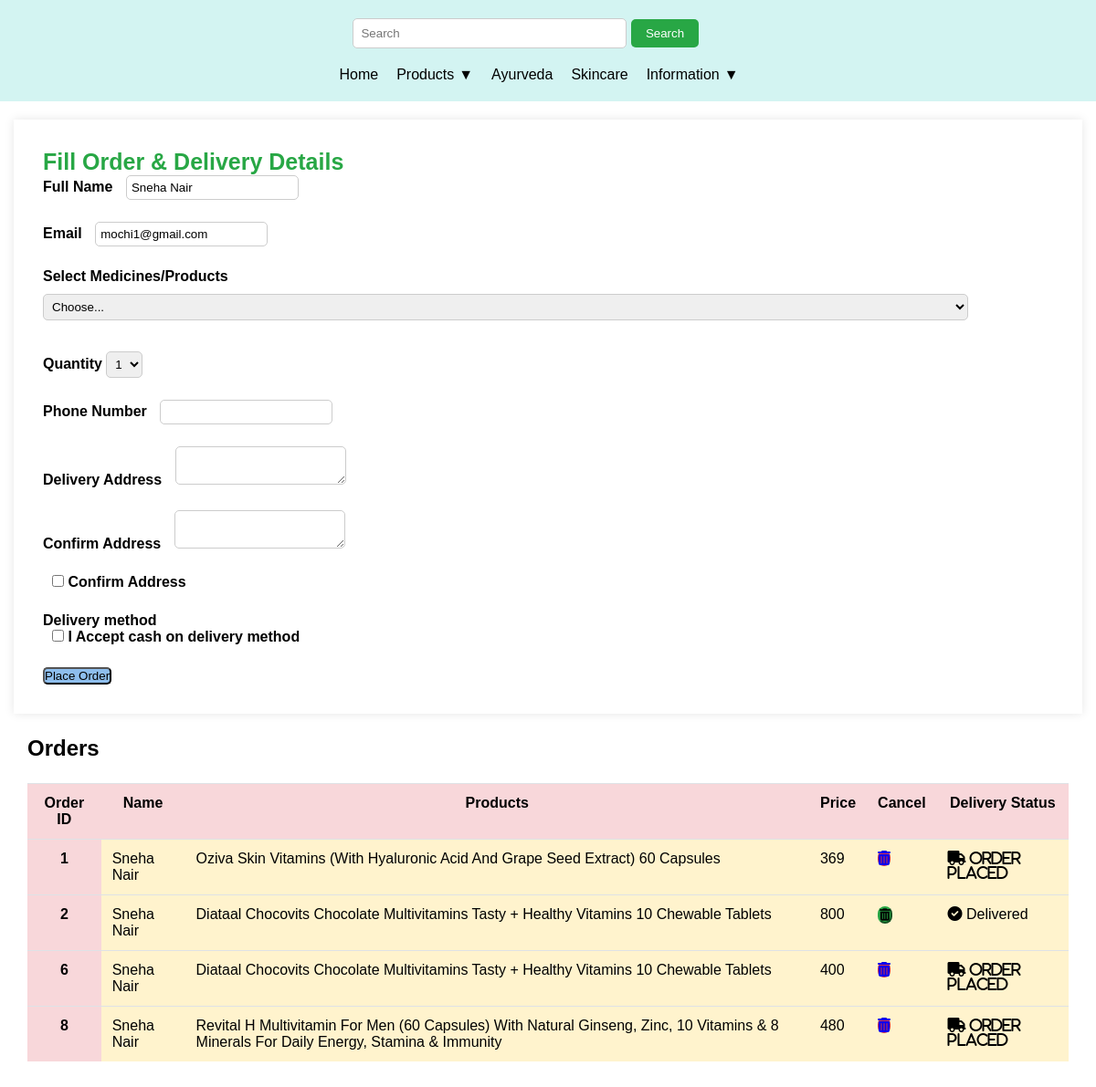
Page /orders (signed in) on the committed database.
### base/models.py (models this page shows, shortened)
class CustomUser(AbstractUser):
    phone_number = models.CharField(max_length=15, blank=True)
    birth_date = models.DateField(default=timezone.now)
    gender = models.CharField(max_length=10,default='')
    objects = CustomUserManager()

class MyOrders(models.Model):
    name=models.CharField(max_length=30)
    email=models.EmailField()
    items=models.CharField(max_length=1500)
    address=models.TextField()
    quantity=models.CharField(max_length=100)
    price=models.CharField(max_length=100)
    phone_num=models.CharField(max_length=10)
    delivery=models.BooleanField(default=False)
    pending=models.BooleanField(default=False)

### base/views.py (the view, shortened to what this page needs)
# urls.py: path("orders",views.myorders,name="myorders"),
def myorders(request):
    if not request.user.is_authenticated:
        messages.warning(request, "Please Login to place the Order....")
        return redirect("base:login")
    mymed = Medicines.objects.all()
    myprod = ProductItems.objects.all()
    myayur = Ayurveda.objects.all()
    current_user = request.user.username
    items = MyOrders.objects.filter(email=current_user)
    context = {"myprod": myprod, "mymed": mymed, "myayur": myayur, "items": items}
    return render(request, "orders.html", context)

### base/templates/orders.html (shortened to what this page needs)
{% extends "basehome.html" %}
{% block content %}
<link rel="stylesheet" href="https://cdnjs.cloudflare.com/ajax/libs/font-awesome/6.0.0-beta3/css/all.min.css">
<div class="row">
  <div class="col-md-4">
<div class="container mt-2">
  <div class="card bg-light p-4">
    <div class="card-body">
      <form action="/orders" method="post">
        <label class="title">Fill Order & Delivery Details</label>
        <div class="form-group">
          <label for="name">Full Name</label>
          <input
            type="text"
            id="name"
            name="name"
            class="form-control mb-3"
            placeholder="Enter Your Name"
            value="{{user.first_name}} {{user.last_name}}"
            required
          />
        </div>
        <div class="form-group">
          <label for="name">Email</label>
          <input
            type="text"
            id="email"
            name="email"
            class="form-control mb-3"
            value="{{user.username}}"
            required
          />
        </div>
        <div class="form-group">
            <label for="items">Select Medicines/Products</label>
            <select id="items" class="form-control" name="items">
              <option selected>Choose...</option>
            </select>
          </div>
        <div class="form-group">
            <label for="quantity">Quantity</label>
            <select id="quantity" class="form-control" name="quantity">
              <option selected>1</option>
            </select>
          </div>
          <div class="form-group">
            <label for="num">Phone Number</label>
            <input
              type="tel"
              id="num"
              name="num"
              class="form-control mb-3"
              pattern="[0-9]{3}[0-9]{3}[0-9]{4}"
              required
            />
          </div>
          <div class="form-group">
            <label for="address">Delivery Address</label>
            <textarea
              type="text"
              id="address"
              name="address"
              class="form-control mb-3"
              required
            /></textarea>
          </div>
          <div class="form-group">
            <label for="address">Confirm Address</label>
            <textarea
              type="text"
              id="address"
              name="address"
              class="form-control mb-3"
              required
            /></textarea>
          </div>
          <div class="form-group form-check">
            <input type="checkbox" class="form-check-input" id="exampleCheck1">
            <label class="form-check-label mb-2" for="exampleCheck1">Confirm Address</label>
          </div>
<h4>Delivery method</h4>
          <div class="form-group form-check">
            <input type="checkbox" class="form-check-input" id="exampleCheck1">
            <label class="form-check-label mb-2" for="exampleCheck1">I Accept cash on delivery method</label>
          </div>
          <div class="d-grid gap-2">
            <button class="btn btn-dark" type="submit">Place Order</button>
          </div>
      </form>
    </div>
  </div>
</div>
  </div>
  <div class="col-md-8">
    <div class="container mt-2">
      <h2 class="display-4">Orders</h2>
      <table class="table table-danger table-striped">
        <thead>
          <tr>
            <th scope="col">Order ID</th>
            <th scope="col">Name</th>
            <th scope="col">Products</th>
            <th scope="col">Price</th>
            <th scope="col">Cancel</th>
            <th scope="col">Delivery Status</th>
          </tr>
        </thead>
        <tbody>
          {% for item in items %}
          <tr>
            <th scope="row">{{item.id}}</th>
            <td>{{item.name}}</td>
            <td>{{item.items}}</td>
            <td>{{item.price}}</td>
            {% if item.delivery %}
            <td><button type="button" class="btn-success p-2"  href="/orders/{{item.id}}"><i class="fa-solid fa-trash-can"></i> </button></td>
            {% else %}
            <td><a type="button" class="btn-danger p-2" href="/orders/{{item.id}}"> <i class="fas fa-trash-alt"></i></a></td>
            {% endif %}
             {% if item.delivery %}
             <td><i class="fa-solid fa-circle-check"></i> Delivered</td>
             {% else %}
             <td> <i class="fa-solid fa-truck"> Order Placed</i></td>
             {% endif %}
            </tr>
          {% endfor %}
        </tbody>
      </table>
    </div>
  </div>
</div>
{% endblock %}

### base/static/sample.css (style rules this page uses)
* { margin: 0; padding: 0; box-sizing: border-box; }
html { font-size: 16px; font-family: 'Urbanist', sans-serif; }
h1, h2, h3, h4, h5, h6 { font-weight: 600; }
.container { max-width: 1200px; margin: 0 auto; padding: 0 15px; }
body { font-family: Arial, sans-serif; }
h2, h3 { margin: 1em 0; }

### base/templates/orders.html (style rules this page uses)
.container.mt-2 { margin-top: 20px; width: 100%; }
.card-body .title { font-size: 25px; font-weight: bold; color: #28a745; justify-content: center; }
.card.bg-light { box-shadow: 0 0 10px rgba(0, 0, 0, 0.1); }
.card.bg-light .card-body { padding: 2rem; }
.form-group { margin-bottom: 1.5rem; }
.form-group label { font-weight: bold; }
.col-md-8 { padding-left: 15px; padding-right: 15px; }
.container.mt-2 .table { width: 100%; border-collapse: collapse; margin-bottom: 50px; }
.table-danger th, .table-danger td { padding: 0.75rem; vertical-align: top; border-top: 1px solid #dee2e6; }
.table-danger th { background-color: #f8d7da; }
.table-danger td { background-color: #fff3cd; }
.btn-dark, .btn-success, .btn-danger { border-radius: 30px; }
.btn-dark { background-color: #8ebeed; border-radius: 5px; size: 2rem; }
.btn-success { background-color: #28a745; border-color: #28a745; }
.btn-danger { background-color: #dc3545; border-color: #dc3545; }
.form-group input { margin-left: 10px; padding: 5px; border: 1px solid #ccc; border-radius: 5px; position: relative; }
.form-group select { margin-top: 10px; padding: 5px; border-radius: 5px; border: 1px solid #ccc; }
.form-group textarea { padding: 5px; margin-left: 10px; border-radius: 5px; border: 1px solid #ccc; }
.row { margin-bottom: 20px; }

### rows in the picture
CustomUser: name "Sneha Nair", email "mochi1@gmail.com"
MyOrders: id "1", name "Sneha Nair", items "Oziva Skin Vitamins (With Hyaluronic Acid And Grape Seed Extract) 60 Capsules", price "369", delivery "Order Placed"
MyOrders: id "2", name "Sneha Nair", items "Diataal Chocovits Chocolate Multivitamins Tasty + Healthy Vitamins 10 Chewable Tablets", price "800", delivery True (drawn)
MyOrders: id "6", name "Sneha Nair", items "Diataal Chocovits Chocolate Multivitamins Tasty + Healthy Vitamins 10 Chewable Tablets", price "400", delivery "Order Placed"
MyOrders: id "8", name "Sneha Nair", items "Revital H Multivitamin For Men (60 Capsules) With Natural Ginseng, Zinc, 10 Vitamins & 8 Minerals For Daily Energy, Stamina & Immunity", price "480", delivery "Order Placed"
